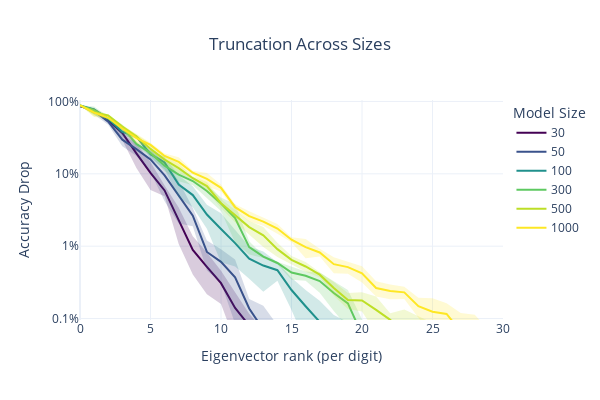

Here is the notebook cell this chart was saved with:
### Code cell
fig = go.Figure()

viridis = plt.cm.get_cmap("viridis")
colors = [viridis(i)[:3] for i in [0.0, 0.25, 0.5, 0.75, 0.9, 1.0]]
colors = [f"rgb({int(r * 255)}, {int(g * 255)}, {int(b * 255)})" for r, g, b in colors]

diff = ground[..., None] - results

for i in range(6):
    mean = torch.mean(diff[i], axis=0)
    low, up = conf_interval(diff[i], mean, conf=0.9)
    x = torch.arange(len(mean))

    # Add mean line
    fig.add_trace(
        go.Scatter(
            x=x,
            y=mean,
            mode="lines",
            name=f"{sizes[i]}",
            line=dict(color=colors[i]),
        )
    )

    # Add error bands
    fig.add_trace(
        go.Scatter(
            x=torch.cat([x, x.flip(0)]),
            y=torch.cat([up, low.flip(0)]),
            fill="toself",
            fillcolor=colors[i].replace("rgb", "rgba").replace(")", ", 0.2)"),
            line=dict(color="rgba(255,255,255,0)"),
            hoverinfo="skip",
            showlegend=False,
        )
    )

# Update layout
fig.update_layout(title="Truncation Across Sizes", title_x=0.5)
fig.update_yaxes(
    tickvals=[0.001, 0.01, 0.1, 1],
    ticktext=["0.1%", "1%", "10%", "100%"],
    range=[-3.02, 0.02],
    type="log",
)
fig.update_layout(width=600, height=400, legend_title_text="Model Size")
fig.update_xaxes(title="Eigenvector rank (per digit)")
fig.update_yaxes(title="Accuracy Drop")

fig.show()
